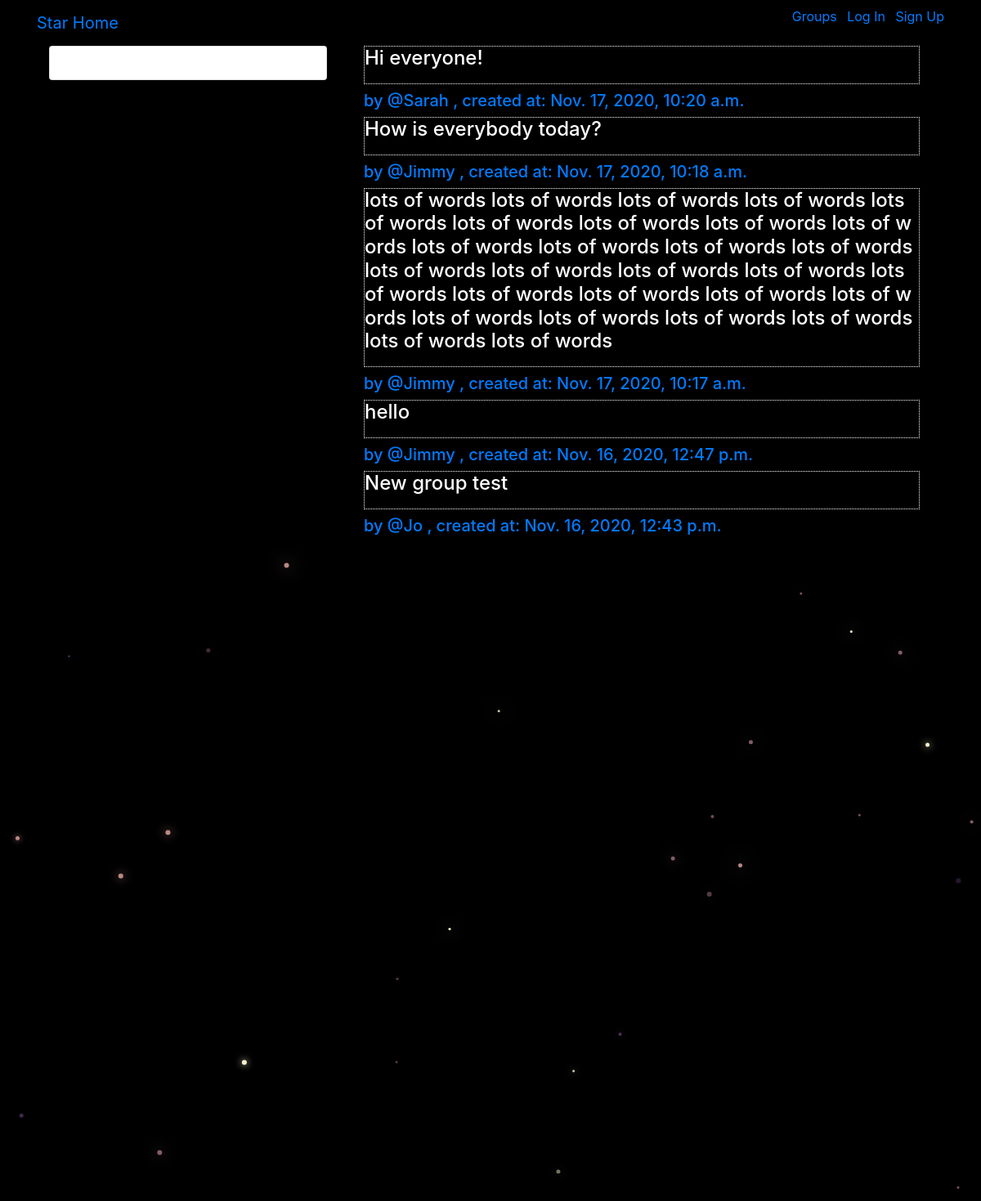
/posts/, run on the app's committed database.
### posts/models.py (models this page shows, shortened)
class Post(models.Model):
    user = models.ForeignKey(User,related_name='posts',on_delete=models.CASCADE)
    created_at = models.DateTimeField(auto_now=True)
    message = models.TextField()
    message_html = models.TextField(editable=False)
    group = models.ForeignKey(Group,related_name='posts',null=True,blank=True,on_delete=models.CASCADE)
    class Meta:
        ordering = ['-created_at']
        unique_together = ['user','message']

### posts/views.py (the view)
class PostList(SelectRelatedMixin,generic.ListView):
    model = models.Post
    select_related = ('user','group')

### posts/templates/posts/post_list.html (shortened to what this page needs)
{% extends "posts/post_base.html" %}
{% block prepost %}
<div class="col-md-4">
  <div class="card card-with-shadow">
    <div class="content">
      <h5 class="title">All Groups</h5>
    </div>
  </div>
</div>
{% endblock %}
{% block post_content %}
<div class="col-md-8">
  {% for post in post_list %}
    {% include "posts/_post.html" %}
  {% endfor %}
</div>
{% endblock %}

### posts/templates/posts/_post.html (shortened to what this page needs)
<!DOCTYPE html>
<div class="container-fluid">
  <h4>
    <div class="post-box">
      {{post.message_html|safe}}
    </div>
  </h4>
  <div class="media-body">
    <h5 class="media-heading">
    <span class="username">
      <a href="{% url 'posts:for_user' username=post.user.username %}">  by  @{{post.user.username}}</a>
    </span>
    <time class="time">
      <a href="{% url 'posts:single' username=post.user.username pk=post.pk %}"> , created at:
        {{post.created_at}}
      </a>
    </time>
    </h5>
  </div>
</div>

### static/social_site/css/master.css (style rules this page uses)
body { margin: 0; overflow: hidden; background-color: black; color:white; }
.post-box { border: 1px dotted white; display: block; width: 100%; }
.post-box p { word-break: break-all; }

### data on the page
Post: message_html "Hi everyone!", user.username "Sarah", created_at "Nov. 17, 2020, 10:20 a.m."
Post: message_html "How is everybody today?", user.username "Jimmy", created_at "Nov. 17, 2020, 10:18 a.m."
Post: message_html "lots of words lots of words lots of words lots of words lots of words lots of words lots of words lots of words lots of words lots of words lots of words lots of words lots of words lots of words lots of words lots of words lots of words lots of words lots of words lots of words lots of words lots of words lots of words lots of words lots of words lots of words lots of words lots of words", user.username "Jimmy", created_at "Nov. 17, 2020, 10:17 a.m."
Post: message_html "hello", user.username "Jimmy", created_at "Nov. 16, 2020, 12:47 p.m."
Post: message_html "New group test", user.username "Jo", created_at "Nov. 16, 2020, 12:43 p.m."
